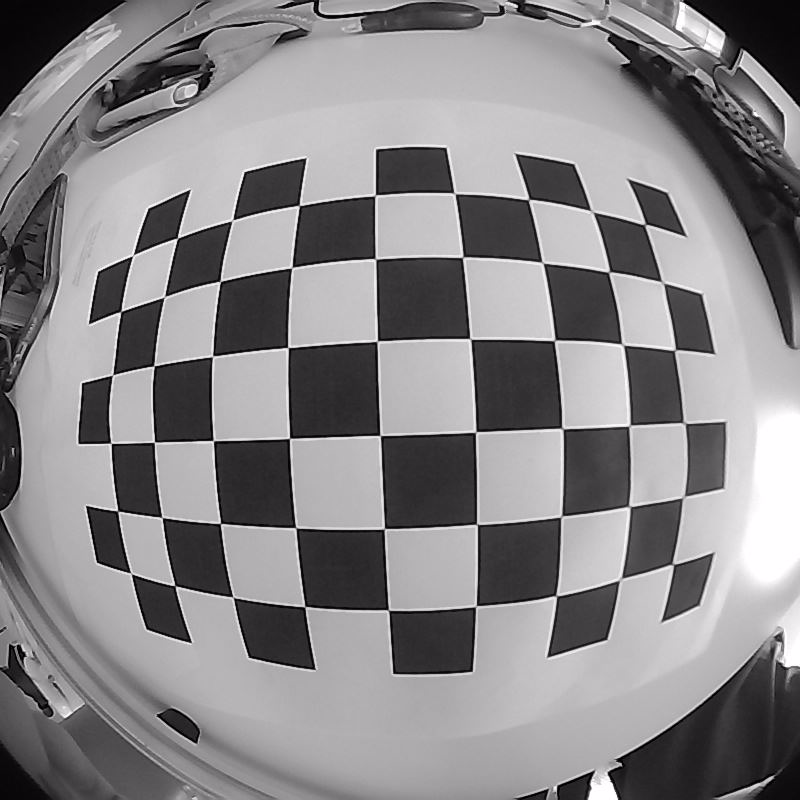
#> input picture optical_positioning/drafts/calibrate/img/img_0.png, 800 x 800 px; its folder holds only this picture in this run
$ python calibrate_normal.py
#> lines starting #> are read from the running program, lines starting #| are printed output that depends on the picture; after the words box and inside, x2 and y2 are one past the last pixel; in counts of white or black regions, pixels touching at a corner belong together; long printed decimals are rounded
import cv2
import numpy as np
import glob

# Define the dimensions of the chessboard
chessboard_size = (9, 6)
# Termination criteria for corner sub-pix
criteria = (cv2.TERM_CRITERIA_EPS + cv2.TERM_CRITERIA_MAX_ITER, 30, 0.001)

# Prepare object points based on the chessboard dimensions
objp = np.zeros((chessboard_size[0] * chessboard_size[1], 3), np.float32)
objp[:, :2] = np.mgrid[0 : chessboard_size[0], 0 : chessboard_size[1]].T.reshape(-1, 2)

# Arrays to store object points and image points from all images
objpoints = []
imgpoints = []

# Load all images from the directory
images = glob.glob("./optical_positioning/drafts/calibrate/img/img*")

for fname in images:
    img = cv2.imread(fname)
#> img is the input picture: shape (800, 800, 3); mean B, G, R 135.5, 133.5, 135.5
    gray = cv2.cvtColor(img, cv2.COLOR_BGR2GRAY)

    # Find the chessboard corners
    ret, corners = cv2.findChessboardCorners(gray, chessboard_size, None)
#> ret = True; corners = 54 rows, first 8: [673.3, 564.5], [618.7, 580.5], [556.5, 595.9], [476.2, 605.9], [388.1, 610], [304.9, 606.7], [232.7, 596.9], [174.9, 585.5]

    # If found, add object points and image points
    if ret:
        objpoints.append(objp)
        corners2 = cv2.cornerSubPix(gray, corners, (11, 11), (-1, -1), criteria)
#> corners2 = 54 rows, first 8: [672.8, 564.3], [620.3, 579.3], [556.2, 595.7], [475.9, 606.3], [388.5, 610.1], [304.8, 606.6], [233.1, 597.3], [174.9, 585.7]
        imgpoints.append(corners2)

        # Draw and display the corners
        img = cv2.drawChessboardCorners(img, chessboard_size, corners2, ret)
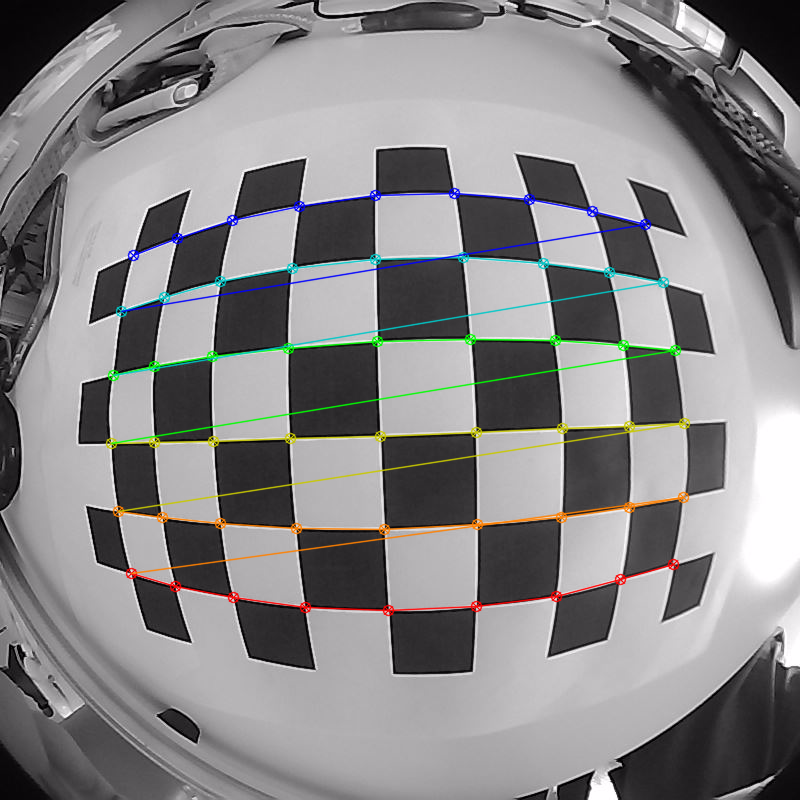
#> img: shape (800, 800, 3); 3.42% of pixels changed, all inside (x1, y1, x2, y2) = (105, 187, 691, 617)
        cv2.imshow("img", img)
        cv2.waitKey(500)

cv2.destroyAllWindows()

# Calibrate the camera
ret, mtx, dist, rvecs, tvecs = cv2.calibrateCamera(
    objpoints, imgpoints, gray.shape[::-1], None, None
)
#> ret = 0.828; mtx = [[197.7, 0, 398], [0, 198.1, 426.1], [0, 0, 1]]; dist = [[-0.102, 0.0116, 0.000689, 0.00117, -0.000628]]; rvecs = ([0.0199, 0.00978, 3.11],); tvecs = ([3.89, 1.95, 2],)

# Save the camera calibration result for later use
np.savez("calibration_data.npz", mtx=mtx, dist=dist, rvecs=rvecs, tvecs=tvecs)

print("Camera matrix:\n", mtx)
#| Camera matrix:
#|  [[197.705   0.         397.960]
#|  [  0.         198.087 426.129]
#|  [  0.           0.           1.        ]]
print("Distortion coefficients:\n", dist)
#| Distortion coefficients:
#|  [[-0.1024  0.01156  0.0006885  0.001171 -0.0006285]]
